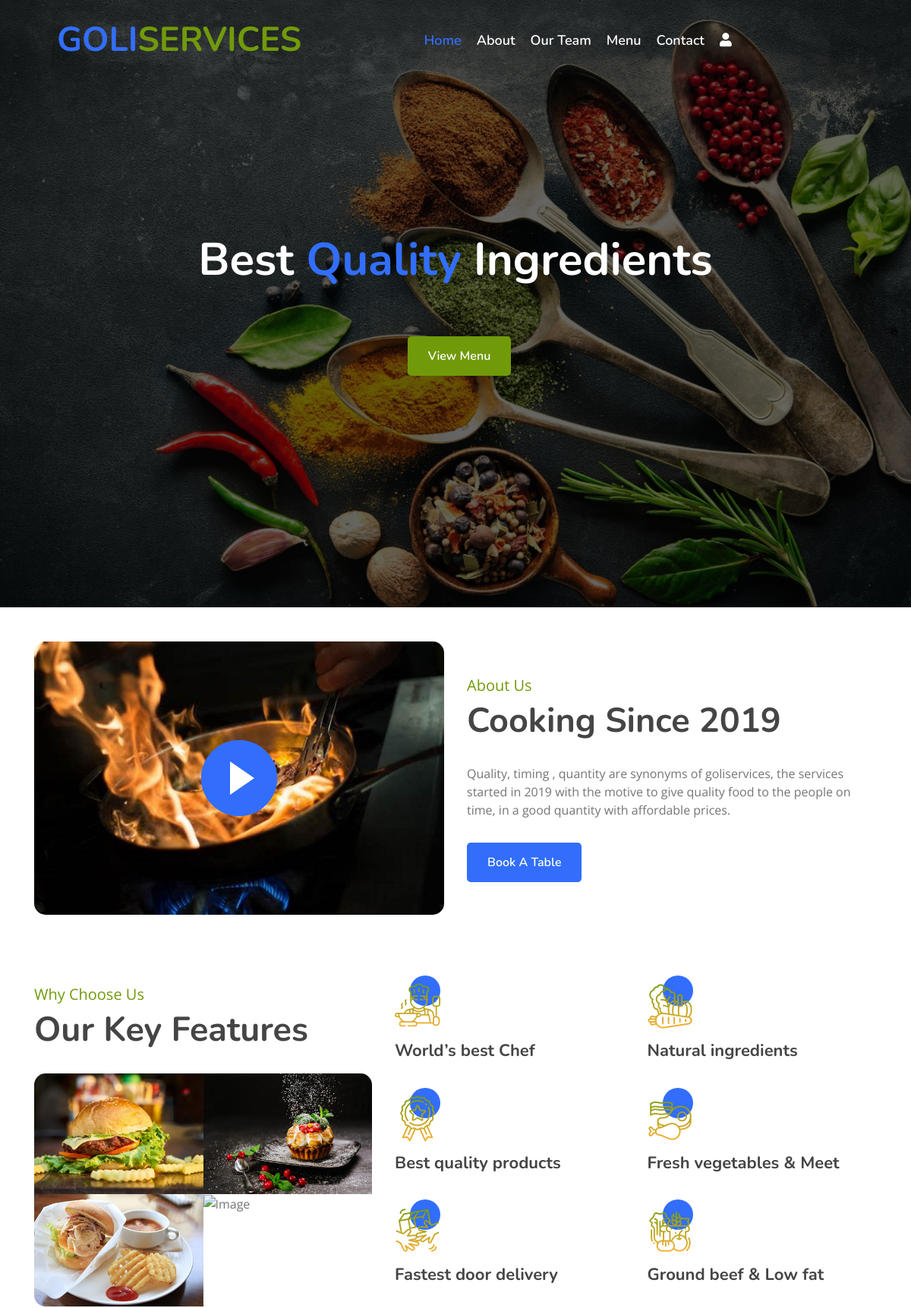
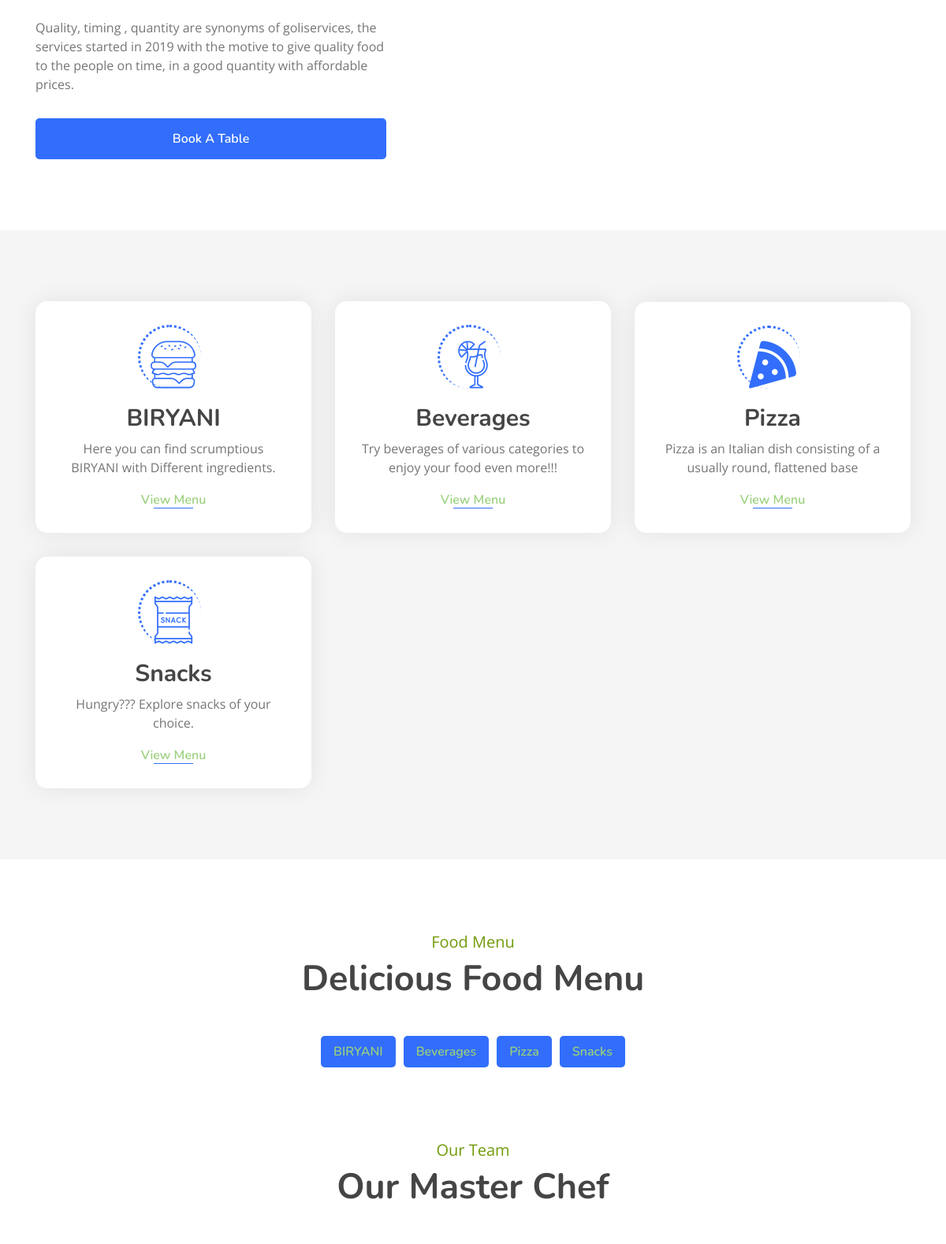
The page / (upper part) on the database its author committed (2 pictures, top to bottom).
### myapp/models.py (models this page shows, shortened)
class Category(models.Model):
    name = models.CharField(max_length=100, unique=True)
    image = models.ImageField(upload_to="categories/%Y/%m/%d")
    icon = models.CharField(max_length=50, blank=True)
    description = models.TextField()
    added_on = models.DateTimeField(auto_now_add=True)
    updated_on = models.DateTimeField(auto_now=True)

### myapp/views.py (the view)
# urls.py: path('',views.index,name="index"),
def index(request):
    context ={}
    cats = Category.objects.all().order_by('name')
    context['categories'] = cats
    dishes = []
    for cat in cats:
        dishes.append({
            'cat_id':cat.id,
            'cat_name':cat.name,
            'cat_img':cat.image,
            'items':list(cat.dish_set.all().values())
        })
    context['menu'] = dishes
    return render(request,'index.html', context)

### template/index.html (shortened to what this page needs)
{% extends "base.html" %}
{% block content %}
        <div class="carousel">
            <div class="container-fluid">
                <div class="owl-carousel">
                    <div class="carousel-item">
                        <div class="carousel-img">
                            <img src="/static/img/carousel-1.jpg" alt="Image">
                        </div>
                        <div class="carousel-text">
                            <h1>Best <span>Quality</span> Ingredients</h1>
                            <div class="carousel-btn">
                                <a class="btn custom-btn" href="{% url 'all_dishes' %}">View Menu</a>
                            </div>
                        </div>
                    </div>
                </div>
            </div>
        </div>
        <div class="about">
            <div class="container">
                <div class="row align-items-center">
                    <div class="col-lg-6">
                        <div class="about-img">
                            <button type="button" class="btn-play" data-toggle="modal" data-src="https://www.youtube.com/embed/DWRcNpR6Kdc" data-target="#videoModal">
                                <span></span>
                            </button>
                        </div>
                    </div>
                    <div class="col-lg-6">
                        <div class="about-content">
                            <div class="section-header">
                                <p>About Us</p>
                                <h2>Cooking Since 2019</h2>
                            </div>
                            <div class="about-text">
                                <p>
                                    Quality, timing , quantity are synonyms of goliservices, the services started in 2019 with the motive to give quality food to the people on time, in a good quantity with affordable prices.
                                </p>
                                <a class="btn custom-btn" href="">Book A Table</a>
                            </div>
                        </div>
                    </div>
                </div>
            </div>
        </div>
        <div class="feature">
            <div class="container">
                <div class="row">
                    <div class="col-lg-5">
                        <div class="section-header">
                            <p>Why Choose Us</p>
                            <h2>Our Key Features</h2>
                        </div>
                        <div class="feature-text">
                            <div class="feature-img">
                                <div class="row">
                                    <div class="col-6">
                                        <img src="/static/img/feature-1.jpg" alt="Image">
                                    </div>
                                    <div class="col-6">
                                        <img src="/static/img/feature-2.jpg" alt="Image">
                                    </div>
                                    <div class="col-6">
                                        <img src="/static/img/feature-3.jpg" alt="Image">
                                    </div>
                                    <div class="col-6">
                                        <img src="/static/img/feature-4.jpg" alt="Image">
                                    </div>
                                </div>
                            </div>
                            <p>
                                Quality, timing , quantity are synonyms of goliservices, the services started in 2019 with the motive to give quality food to the people on time, in a good quantity with affordable prices.                            </p>
                            <a class="btn custom-btn" href="">Book A Table</a>
                        </div>
                    </div>
                    <div class="col-lg-7">
                        <div class="row">
                            <div class="col-sm-6">
                                <div class="feature-item">
                                    <i class="flaticon-cooking"></i>
                                    <h3>World’s best Chef</h3>
                                </div>
                            </div>
                            <div class="col-sm-6">
                                <div class="feature-item">
                                    <i class="flaticon-vegetable"></i>
                                    <h3>Natural ingredients</h3>
                                </div>
                            </div>
                        </div>
                        <div class="row">
                            <div class="col-sm-6">
                                <div class="feature-item">
                                    <i class="flaticon-medal"></i>
                                    <h3>Best quality products</h3>
                                </div>
                            </div>
                            <div class="col-sm-6">
                                <div class="feature-item">
                                    <i class="flaticon-meat"></i>
                                    <h3>Fresh vegetables & Meet</h3>
                                </div>
                            </div>
                        </div>
                        <div class="row">
                            <div class="col-sm-6">
                                <div class="feature-item">
                                    <i class="flaticon-courier"></i>
                                    <h3>Fastest door delivery</h3>
                                </div>
                            </div>
                            <div class="col-sm-6">
                                <div class="feature-item">
                                    <i class="flaticon-fruits-and-vegetables"></i>
                                    <h3>Ground beef & Low fat</h3>
                                </div>
                            </div>
                        </div>
                    </div>
                </div>
            </div>
        </div>
        <div class="food">
            <div class="container">
                <div class="row align-items-center">
                {% for cat in categories %}
                    <div class="col-md-4">
                        <div class="food-item">
                            <i class="{{cat.icon}}"></i>
                            <h2>{{cat.name}}</h2>
                            <p>
                                {{cat.description}}
                            </p>
                            <a href="{% url 'all_dishes' %}?q={{cat.id}}">View Menu</a>
                        </div>
                    </div>
                {% endfor %}
                </div>
            </div>
        </div>
        <div class="menu">
            <div class="container">
                <div class="section-header text-center">
                    <p>Food Menu</p>
                    <h2>Delicious Food Menu</h2>
                </div>
                <div class="menu-tab">
                    <ul class="nav nav-pills justify-content-center">
                        {% for category in menu %}
                            <li class="nav-item">
                                <a class="nav-link" data-toggle="pill" href="#c-{{category.cat_id}}">{{category.cat_name}}</a>
                            </li>
                        {% endfor %}
                    </ul>
                    <div class="tab-content">
                    </div>
                </div>
            </div>
        </div>
        <div class="team">
            <div class="container">
                <div class="section-header text-center">
                    <p>Our Team</p>
                    <h2>Our Master Chef</h2>
                </div>
            </div>
        </div>
{% endblock %}

### template/base.html (shortened to what this page needs)
<!DOCTYPE html>
{% load static %}
<html lang="en">
    <head>
        <link href="https://stackpath.bootstrapcdn.com/bootstrap/4.4.1/css/bootstrap.min.css" rel="stylesheet">
        <link href="https://cdnjs.cloudflare.com/ajax/libs/font-awesome/5.10.0/css/all.min.css" rel="stylesheet">
        <link href="/static/lib/animate/animate.min.css" rel="stylesheet">
        <link href="/static/lib/owlcarousel/assets/owl.carousel.min.css" rel="stylesheet">
        <link href="/static/lib/flaticon/font/flaticon.css" rel="stylesheet">
        <link href="/static/lib/tempusdominus/css/tempusdominus-bootstrap-4.min.css" rel="stylesheet" />
        <link href="/static/css/style.css" rel="stylesheet">
    </head>
    <body>
        <div class="navbar navbar-expand-lg bg-light navbar-light">
            <div class="container-fluid">
                <a href="{% url 'index' %}" class="navbar-brand">GOLI<span>SERVICES</span></a>
                <div class="collapse navbar-collapse justify-content-between" id="navbarCollapse">
                    <div class="navbar-nav mx-auto">
                        <a href="{% url 'index' %}" class="nav-item nav-link active">Home</a>
                        <a href="{% url 'about' %}" class="nav-item nav-link">About</a>
                        <a href="{% url 'team' %}" class="nav-item nav-link">Our Team</a>
                        <a href="{% url 'all_dishes' %}" class="nav-item nav-link">Menu</a>
                        <a href="{% url 'contact' %}" class="nav-item nav-link">Contact</a>
                        {% if user.is_authenticated %}
                        <div class="nav-item dropdown">
                            <a href="#" class="nav-link dropdown-toggle" data-toggle="dropdown"><i class="fas fa-user"></i></a>
                            <div class="dropdown-menu">
                            {% if user.is_superuser or user.is_staff %}
                                <a href="{% url 'admin:index' %}" class="dropdown-item">Dashboard</a>
                            {% else %}
                                <a href="{% url 'dashboard' %}" class="dropdown-item">Dashboard</a>
                            {% endif %}
                                <a href="{% url 'logout' %}" class="dropdown-item">Logout</a>
                            </div>
                        </div>
                        {% else %}
                        <a href="{% url 'register' %}" class="nav-link" ><i class="fas fa-user"></i></a>
                        {% endif %}
                    </div>
                </div>
            </div>
        </div>
        {% block content %}
        {% endblock %}
    </body>
</html>

### rows shown on the page
Category: name "BIRYANI", description "Here you can find scrumptious BIRYANI with Different ingredients.", cat_name "BIRYANI"
Category: name "Beverages", description "Try beverages of various categories to enjoy your food even more!!!", cat_name "Beverages"
Category: name "Pizza", description "Pizza is an Italian dish consisting of a usually round, flattened base", cat_name "Pizza"
Category: name "Snacks", description "Hungry??? Explore snacks of your choice.", cat_name "Snacks"
